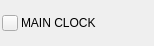
<?xml version="1.0" encoding="UTF-8"?>
<ui version="4.0">
 <class>ChannelBarDisplay</class>
 <widget class="QWidget" name="ChannelBarDisplay">
  <property name="geometry">
   <rect>
    <x>0</x>
    <y>0</y>
    <width>154</width>
    <height>46</height>
   </rect>
  </property>
  <property name="minimumSize">
   <size>
    <width>40</width>
    <height>46</height>
   </size>
  </property>
  <property name="maximumSize">
   <size>
    <width>16777215</width>
    <height>46</height>
   </size>
  </property>
  <property name="windowTitle">
   <string>Form</string>
  </property>
  <layout class="QVBoxLayout" name="verticalLayout">
   <property name="spacing">
    <number>3</number>
   </property>
   <property name="leftMargin">
    <number>2</number>
   </property>
   <property name="topMargin">
    <number>2</number>
   </property>
   <property name="rightMargin">
    <number>2</number>
   </property>
   <property name="bottomMargin">
    <number>2</number>
   </property>
   <item>
    <layout class="QHBoxLayout" name="layout" stretch="0,0">
     <item>
      <widget class="QPushButton" name="color_btn">
       <property name="sizePolicy">
        <sizepolicy hsizetype="Fixed" vsizetype="Fixed">
         <horstretch>0</horstretch>
         <verstretch>0</verstretch>
        </sizepolicy>
       </property>
       <property name="minimumSize">
        <size>
         <width>16</width>
         <height>16</height>
        </size>
       </property>
       <property name="maximumSize">
        <size>
         <width>16</width>
         <height>16</height>
        </size>
       </property>
       <property name="autoFillBackground">
        <bool>false</bool>
       </property>
       <property name="text">
        <string/>
       </property>
       <property name="flat">
        <bool>false</bool>
       </property>
      </widget>
     </item>
     <item>
      <widget class="QLabel" name="name">
       <property name="sizePolicy">
        <sizepolicy hsizetype="Minimum" vsizetype="Preferred">
         <horstretch>0</horstretch>
         <verstretch>0</verstretch>
        </sizepolicy>
       </property>
       <property name="minimumSize">
        <size>
         <width>130</width>
         <height>40</height>
        </size>
       </property>
       <property name="maximumSize">
        <size>
         <width>16777215</width>
         <height>40</height>
        </size>
       </property>
       <property name="mouseTracking">
        <bool>false</bool>
       </property>
       <property name="text">
        <string>MAIN CLOCK</string>
       </property>
       <property name="textFormat">
        <enum>Qt::PlainText</enum>
       </property>
       <property name="textInteractionFlags">
        <set>Qt::LinksAccessibleByMouse</set>
       </property>
      </widget>
     </item>
    </layout>
   </item>
  </layout>
 </widget>
 <resources/>
 <connections/>
</ui>
